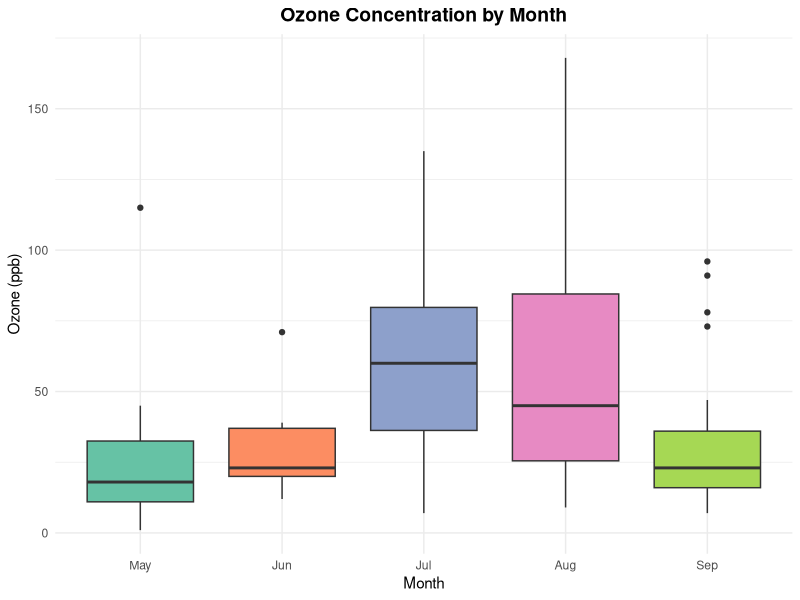
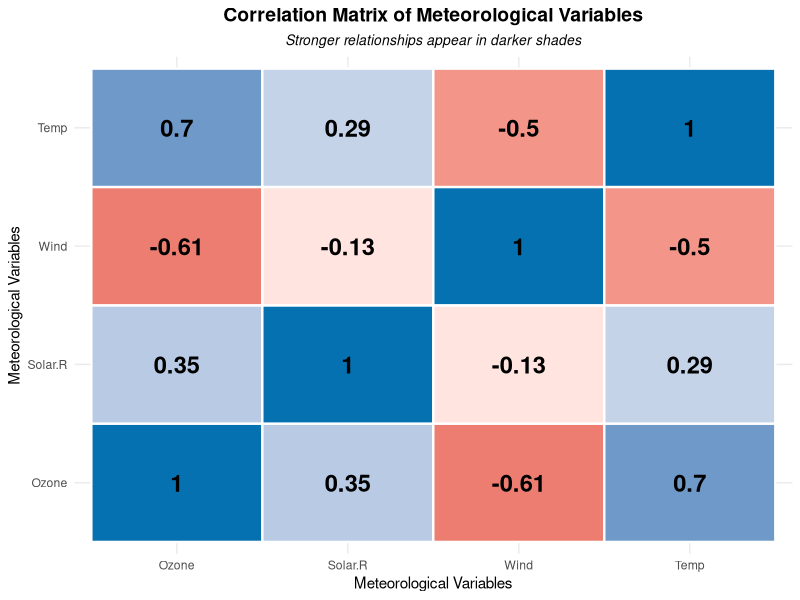
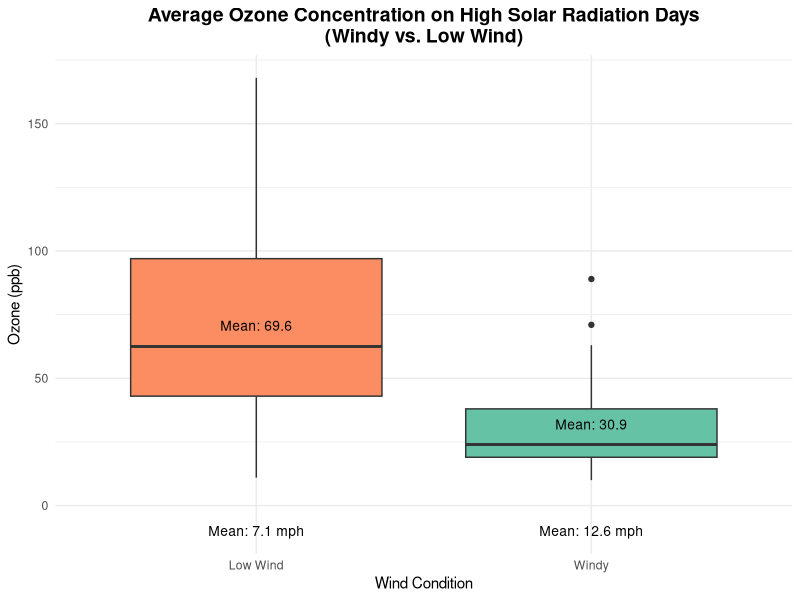
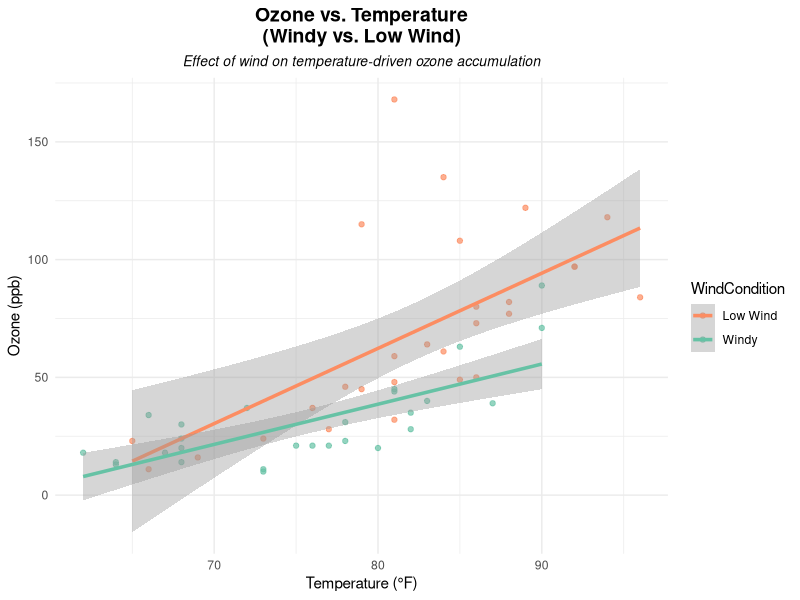

Write R code to recreate these figures, in order.
## ---- chunk 1
# Load libraries
library(knitr)
library(ggplot2)
library(dplyr)
library(tidyr)
library(corrplot)
library(cowplot)
library(RColorBrewer)
## ---- chunk 2
# Define custom theme for plots
custom_theme <- theme_minimal() + 
  theme(
    plot.title = element_text(hjust = 0.5, face = "bold", size = 14), 
    plot.subtitle = element_text(hjust = 0.5, face = "italic", size = 10), 
    legend.position = "right"
  )

# Define color-blind friendly color palettes
qualitative_palette <- brewer.pal(8, "Set2")
diverging_palette <- brewer.pal(5, "RdBu")
## ---- chunk 3
# Load and clean data 
df <- datasets::airquality |>
  filter(!is.na(Ozone), !is.na(Solar.R), !is.na(Wind), !is.na(Temp)) |>
      mutate(
    Month = factor(Month, labels = c("May", "Jun", "Jul", "Aug", "Sep")))       # Categorize months# Remove missing values from the dataset

## ---- chunk 4
# Summarize the dataset for an overview
summary(df)
## ---- chunk 5
# Visualize ozone concentration by month 
ggplot(df, aes(x = Month, y = Ozone, fill = Month)) +
  geom_boxplot() +
  scale_fill_manual(values = qualitative_palette) +
  custom_theme +
    theme(
    legend.position = "none"
  ) +
  labs(x = "Month", y = "Ozone (ppb)", 
       title = "Ozone Concentration by Month")
## ---- chunk 6
# Calculate correlation matrix between ozone and meteorological variables
corr_matrix <- df |> select(Ozone, Solar.R, Wind, Temp) |> 
  cor(use = "complete.obs")
# Convert correlation matrix to a data frame for visualization
corr_df <- as.data.frame(as.table(corr_matrix))

# Visualize correlation matrix 
ggplot(corr_df, aes(Var1, Var2, fill = Freq)) + 
  geom_tile(color = "white", linewidth = 0.8) +
  geom_text(aes(label = round(Freq, 2)), color = "black", size = 6, fontface = "bold") +
  scale_fill_gradient2(low = diverging_palette[1], mid = "white", high = diverging_palette[5], midpoint = 0, limits = c(-1, 1)) + 
  labs(
    title = "Correlation Matrix of Meteorological Variables",
    subtitle = "Stronger relationships appear in darker shades",
    x = "Meteorological Variables", 
    y = "Meteorological Variables",
  ) +
  custom_theme +
  theme(
    legend.position = "none"
  )
## ---- chunk 7
  df <- df |>
mutate(
    WindCondition = ifelse(Wind > median(Wind, na.rm = TRUE), "Windy", "Low Wind"),   # Categorize Windy vs. Low Wind conditions                   # Standardize Ozone concentration
  )

# Filter high solar radiation days 
df_high_solar <- df |> filter(Solar.R > median(Solar.R, na.rm = TRUE))          # Filter high solar radiation days 
df_high_solar$SolarCondition <- "High Solar Radiation"                  # Categorize high solar radiation days 
## ---- chunk 8
# Calculate median ozone and mean wind speed for annotations
stats <- df_high_solar |> 
  group_by(WindCondition) |> 
  summarize(
    mean_ozone = mean(Ozone),
    mean_wind = mean(Wind)
  )

# Boxplot with annotations for mean wind speed under each wind condition
ggplot(df_high_solar, aes(x = WindCondition, y = Ozone, fill = WindCondition)) +
  geom_boxplot() +
  
  # Annotate mean wind below each box
  geom_text(data = stats, aes(label = paste0("Mean: ", round(mean_wind,1), " mph"), 
                              y = -10),
            color = "black", size = 3.5,) +
  geom_text(data = stats, aes(label = paste0("Mean: ", round(mean_ozone,1)), y = mean_ozone + 1), 
            color = "black", size = 3.5) +
  scale_fill_manual(values = c("Windy" = qualitative_palette[1], 
                               "Low Wind" = qualitative_palette[2])) +
  custom_theme +
  theme(legend.position = "none") +
  labs(
    x = "Wind Condition",
    y = "Ozone (ppb)",
    title = "Average Ozone Concentration on High Solar Radiation Days\n(Windy vs. Low Wind)",
  )

## ---- chunk 9
# Visualize the relationship between ozone and temperature under windy and low wind conditions
ggplot(df_high_solar, aes(x = Temp, y = Ozone, color = WindCondition)) +
  geom_point(alpha = 0.7) +
  geom_smooth(method = "lm", linewidth = 1.2, se = TRUE) +
  scale_color_manual(values = c("Windy" = qualitative_palette[1], "Low Wind" = qualitative_palette[2])) +
  custom_theme +
  labs(
    x = "Temperature (°F)",
    y = "Ozone (ppb)",
    title = "Ozone vs. Temperature\n(Windy vs. Low Wind)",
    subtitle = "Effect of wind on temperature-driven ozone accumulation"
  )
